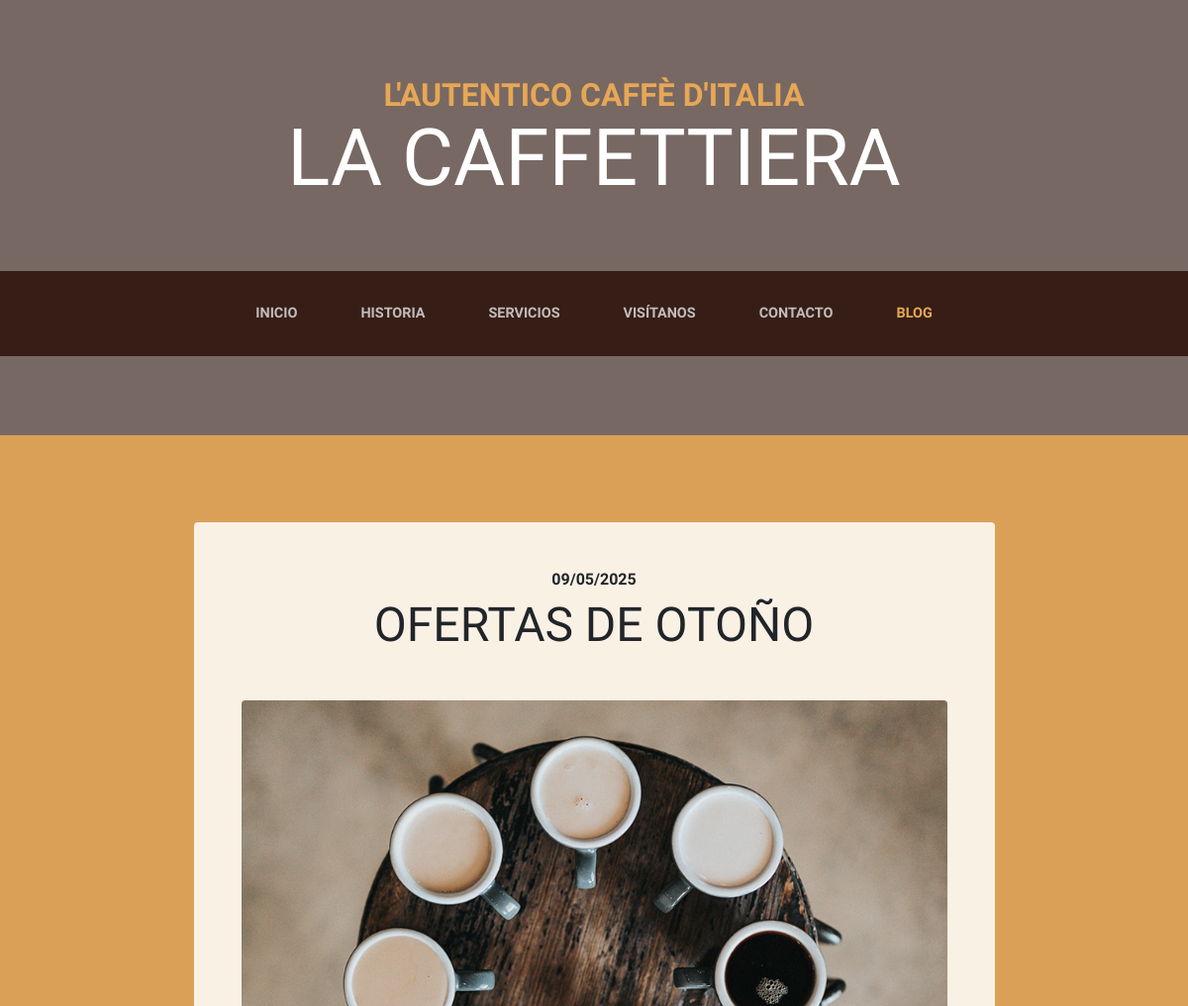
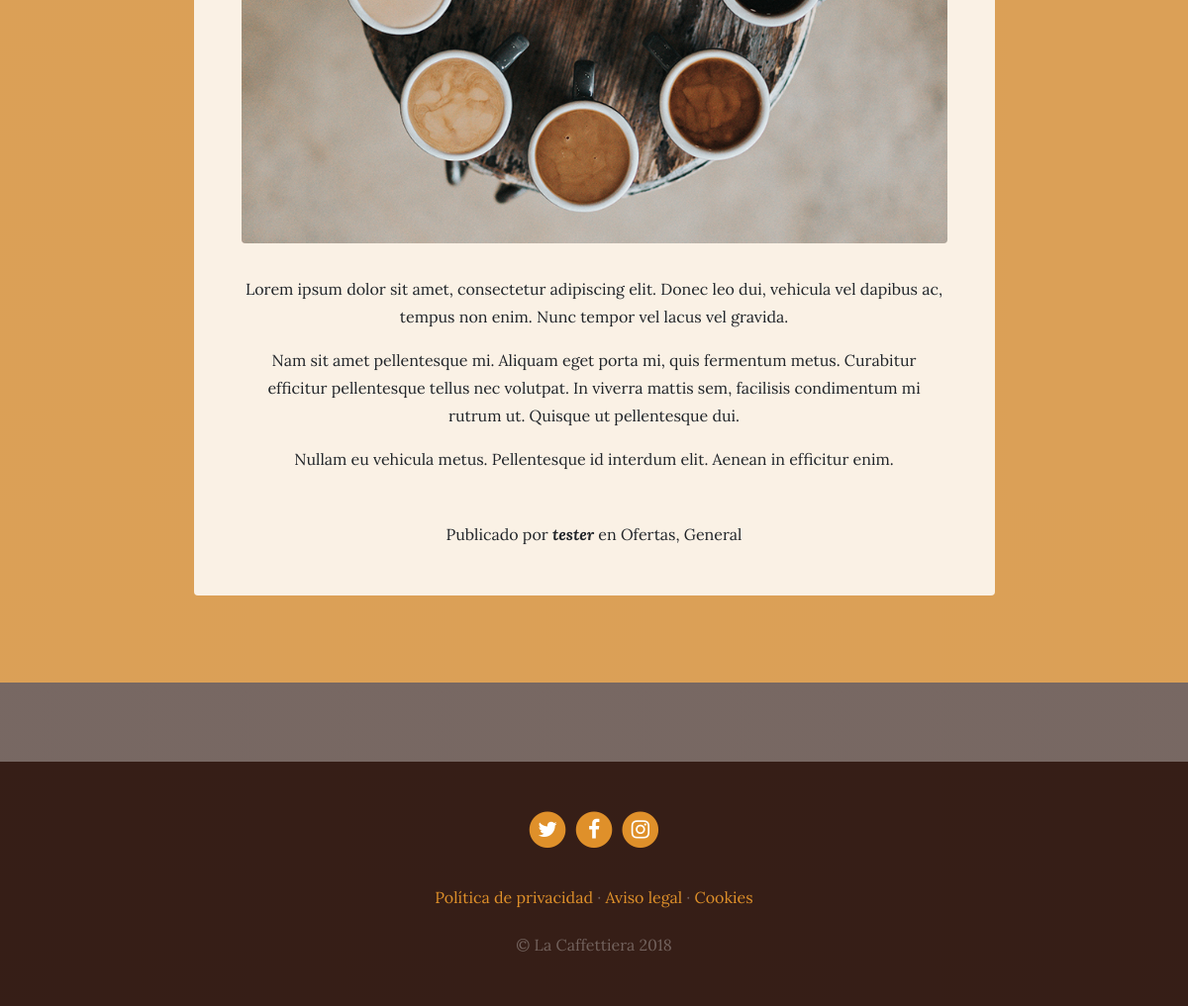
Screenshot of /blog/ with the database file from the repository (2 pictures, top to bottom).
### blog/models.py (models this page shows, shortened)
class Post(models.Model):
    title = models.CharField(max_length=200, verbose_name='Título')
    content = models.TextField(verbose_name='Contenido')
    published = models.DateTimeField(verbose_name='Fecha de publicación', default= now)
    image = models.ImageField(upload_to='blog', null=True, blank=True, verbose_name='Imagen')
    author = models.ForeignKey(User, on_delete=models.CASCADE, verbose_name='Autor')
    categories = models.ManyToManyField(Category, verbose_name='Categorías', blank=True)
    created = models.DateTimeField(auto_now_add=True, verbose_name='Fecha de creación')
    updated = models.DateTimeField(auto_now=True, verbose_name='Fecha de actualización')
    class Meta:
        verbose_name = 'entrada'
        verbose_name_plural = 'entradas'
        ordering = ['-created']

class Category(models.Model):
    name = models.CharField(max_length=100, verbose_name='Nombre')
    created = models.DateTimeField(auto_now_add=True, verbose_name='FEcha de creación')
    updated = models.DateTimeField(auto_now=True, verbose_name='Fecha de actualización')
    class Meta:
        verbose_name = 'categoría'
        verbose_name_plural = 'categorías'
        ordering = ['-created']

### blog/views.py (the view)
# urls.py: path('', views.blog, name="blog"),
def blog(request):
    posts = Post.objects.all()
    return render(request,"blog/blog.html", {"posts": posts})

### blog/templates/blog/blog.html
{% extends 'core/base.html' %}
{% load static %}
{% block content %}
  {% for post in posts%}
    <section class="page-section cta">
      <div class="container">
        <div class="row">
          <div class="col-xl-9 mx-auto">
            <div class="cta-innerv text-center rounded">
              <h2 class="section-heading mb-5">
                <span class="section-heading-upper">{{post.published|date:"SHORT_DATE_FORMAT"}}</span>
                <span class="section-heading-lower">{{post.title}}</span>
              </h2>
              <p class="mb-0">
                <img class="mx-auto d-flex rounded img-fluid mb-3 mb-lg-0" src="{{post.image.url}}" alt="">
              </p>
              <p class="mb-0 mbt">{{post.content|linebreaks}}</p>
              <p class="mb-0 mbt">
                <span class="section-heading-under">Publicado por <em><b>{{post.author}}</b></em> en
                  {% for category in post.categories.all %}
                    {{category.name}}{% if not forloop.last %}, {% endif %}
                  {% endfor %}
                </span>
              </p>
            </div>
          </div>
        </div>
      </div>
    </section>
  {% endfor %}
{% endblock %}s

### core/static/core/css/business-casual.css (style rules this page uses)
body { font-family: 'Lora'; background: linear-gradient(rgba(47, 23, 15, 0.65), rgba(47, 23, 15, 0.65)), url("../img/bg.jpg"); background-attachment: fixed; background-position: center; background-size: cover; }
h1, h2, h3, h4, h5, h6 { font-family: 'Raleway'; }
p { line-height: 1.75; }
.page-section { margin-top: 5rem; margin-bottom: 5rem; }
.section-heading { text-transform: uppercase; }
.section-heading .section-heading-upper { display: block; font-size: 1rem; font-weight: 800; padding-bottom:.5rem; }
.section-heading .section-heading-lower { display: block; font-size: 3rem; font-weight: 100; }
.cta { padding-top: 5rem; padding-bottom: 5rem; background-color: rgba(230, 167, 86, 0.9); }
.cta .cta-innerv { position: relative; padding: 3rem; margin: 0.5rem; background-color: rgba(255, 255, 255, 0.85); }
.mbt { padding-top: 2rem; }

### rows the page displays
Post: published "09/05/2025", title "OFERTAS DE OTOÑO", image (picture), content "Lorem ipsum dolor sit amet, consectetur adipiscing elit. Donec leo dui, vehicula vel dapibus ac, tempus non enim. Nunc tempor vel lacus vel gravida. Nam sit amet pellentesque mi. Aliquam eget porta mi, quis fermentum metus. Curabitur efficitur pellentesque tellus nec volutpat. In viverra mattis sem, facilisis condimentum mi rutrum ut. Quisque ut pellentesque dui. Nullam eu vehicula metus. Pellentesque id interdum elit. Aenean in efficitur enim.", author "tester"
Category: name "Ofertas"
Category: name "General"
